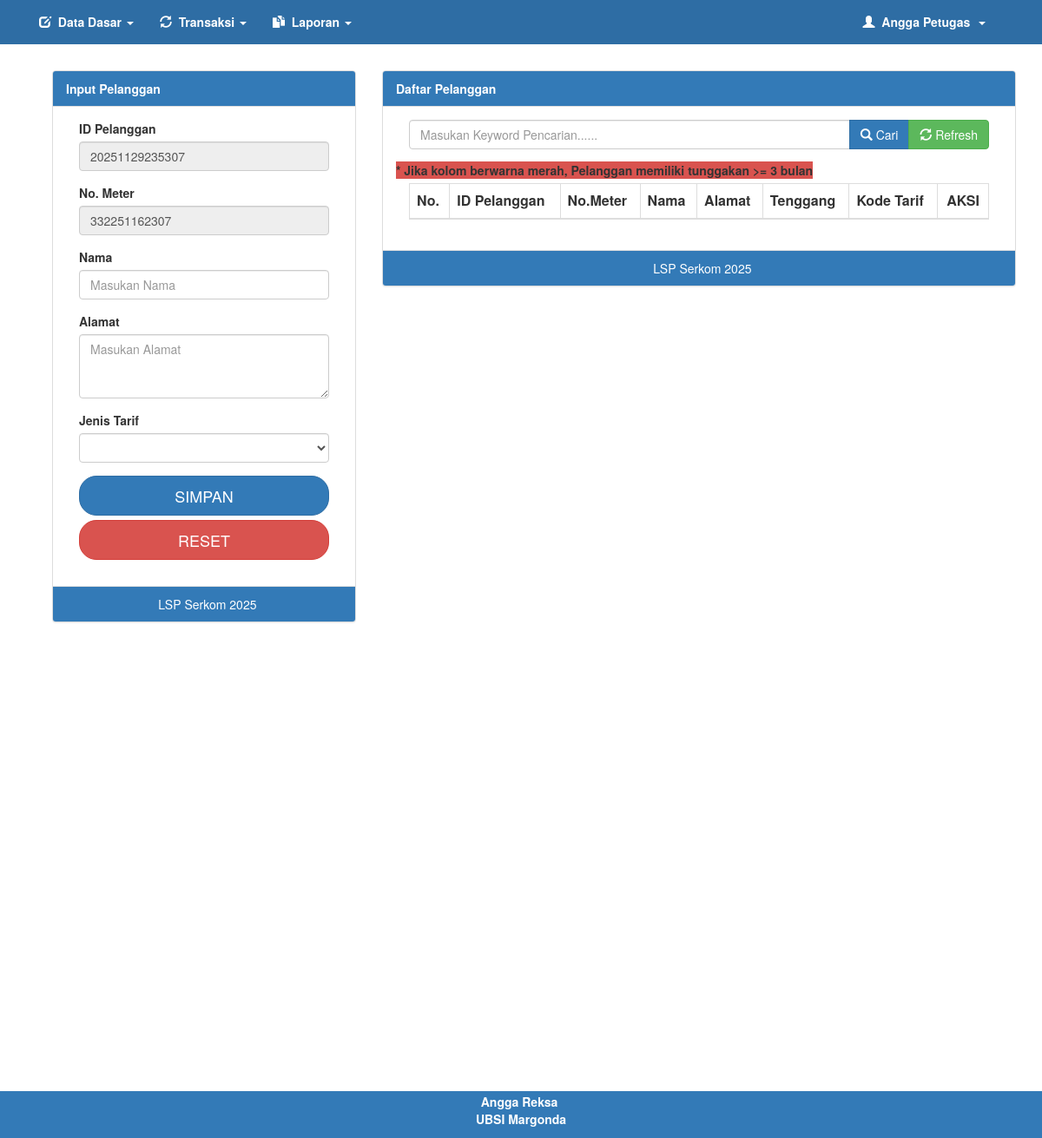
The app's page /pln/hal_utama.php?menu=pelanggan (signed in), older data.
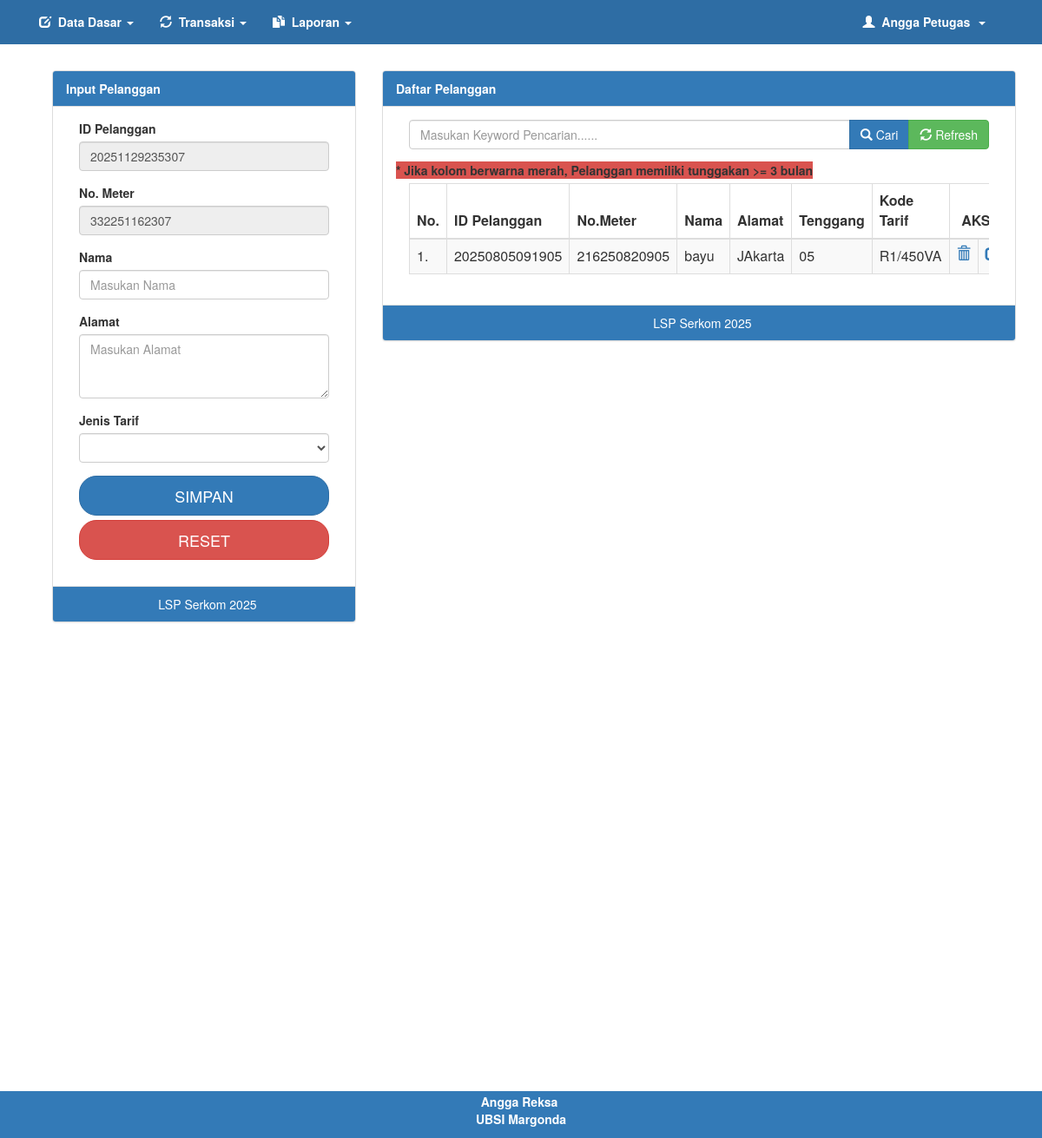
The same page, newer data.
### tables this page shows
CREATE TABLE `pelanggan` (
  `id_pelanggan` varchar(14) NOT NULL,
  `no_meter` varchar(12) NOT NULL,
  `nama` varchar(50) NOT NULL,
  `alamat` text NOT NULL,
  `tenggang` varchar(2) NOT NULL,
  `id_tarif` int(11) NOT NULL
);

CREATE TABLE `tarif` (
  `id_tarif` int(11) NOT NULL,
  `kode_tarif` varchar(20) NOT NULL,
  `golongan` varchar(10) NOT NULL,
  `daya` varchar(10) NOT NULL,
  `tarif_perkwh` double NOT NULL
);

### library/fungsi.php (called while the page is built, shortened)
<?php
class oop
{
	function tampil($table, $where, $cari)
	{
		global $conn;
		$sql = mysqli_query($conn, "SELECT * FROM $table $where $cari");
		$jalan = [];
		while ($data = mysqli_fetch_array($sql)) {
			$jalan[] = $data;
		}
		return $jalan;
	}
	public function caridata($table)
	{
		global $conn;
		$sql = "SELECT * FROM $table";
		$query = mysqli_query($conn, $sql);
		return mysqli_fetch_assoc($query);
	}
	public function cekdata($table)
	{
		global $conn;
		$sql = "SELECT COUNT(*) as jumlah FROM $table";
		$query = mysqli_query($conn, $sql);
		$data = mysqli_fetch_assoc($query);
		return $data['jumlah'];
	}
}
?>

### pln/pelanggan.php (the view, shortened to what the changed rows need)
<?php
$table = "pelanggan";
if (isset($_POST['bcari'])) {
	$text = $_POST['tcari'];
	$cari = "WHERE id_pelanggan LIKE '%$text%' OR nama LIKE '%$text%' OR no_meter LIKE '%$text%' OR alamat LIKE '%$text%' OR tenggang LIKE '%$text%'";
} else {
	$cari = "";
}
?>
<!DOCTYPE html>
<html>
<head>
</head>
<body>
	<div class="container">
		<div class="row">
			<div class="col-md-12">
				<div class="col-md-8">
					<div class="panel panel-default">
						<div class="panel-body">
							<br>
							<div class="col-md-12">
								<div class="table-responsive">
									<table class="table table-bordered table-striped table-hover">
										<thead>
											<th>No.</th>
											<th>ID Pelanggan</th>
											<th>No.Meter</th>
											<th>Nama</th>
											<th>Alamat</th>
											<th>Tenggang</th>
											<th>Kode Tarif</th>
											<th colspan="2">
												<center>AKSI</center>
											</th>
										</thead>
										<tbody>
											<?php
											$no = 0;
											$data = $aksi->tampil($table, $cari, "");
											if ($data == "") {
												$aksi->no_record(9);
											} else {
												foreach ($data as $r) {
													$a = $aksi->caridata("tarif WHERE id_tarif = '$r[id_tarif]'");
													$cek2 = $aksi->cekdata("tagihan WHERE id_pelanggan = '$r[id_pelanggan]' AND status = 'Belum Bayar'");
													$no++;
											?>
													<?php if ($cek2 >= 3) { ?>
														<tr style="background-color: #d9534f;">
														<?php } else { ?>
														<tr>
														<?php } ?>
														<td><?php echo $no; ?>.</td>
														<td><?php echo $r['id_pelanggan'] ?></td>
														<td><?php echo $r['no_meter'] ?></td>
														<td><?php echo $r['nama'] ?></td>
														<td><?php echo $r['alamat'] ?></td>
														<td><?php echo $r['tenggang'] ?></td>
														<td><?php echo $a['kode_tarif'] ?></td>
														<td align="center">
															<a href="?menu=pelanggan&hapus&id=<?php echo md5(sha1($r['id_pelanggan'])); ?>"
																onclick="return confirm('Yakin anda mau hapus data ini?');">
																<span class="glyphicon glyphicon-trash"></span>
															</a>
														</td>
														<td align="center">
															<a href="?menu=pelanggan&edit&id=<?php echo md5(sha1($r['id_pelanggan'])); ?>">
																<span class="glyphicon glyphicon-edit"></span>
															</a>
														</td>
														</tr>
												<?php
												}
											}
												?>
										</tbody>
									</table>
								</div>
							</div>
						</div>
					</div>
				</div>
			</div>
		</div>
	</div>
</body>
</html>

Row changes from the older to the newer data that the page shows:
added pelanggan: id_pelanggan "20250805091905", no_meter "216250820905", nama "bayu", alamat "JAkarta", tenggang "05", id_tarif.kode_tarif "R1/450VA"
